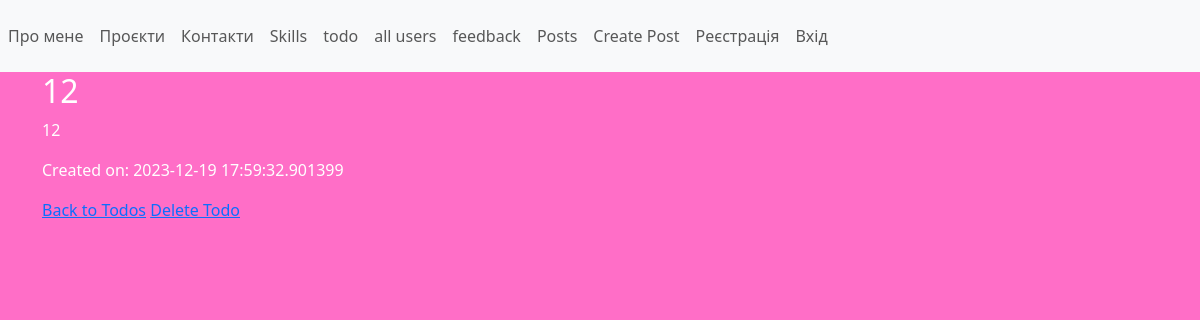
/todo/1, run on the app's committed database.
### app/models.py (models this page shows, shortened)
class Todo(db.Model):
    id = db.Column(db.Integer, primary_key=True)
    title = db.Column(db.String(100), nullable=False)
    description = db.Column(db.String(200))
    date_created = db.Column(db.DateTime, default=datetime.utcnow)

### app/todos/views.py (the view)
@todos_bp.route('/todo/<int:todo_id>')
def todo(todo_id):
    todo = Todo.query.get_or_404(todo_id)
    return render_template('todo.html', todo=todo, navigation=navigation)

### app/todos/templates/todo.html
{% extends 'base.html' %}
{% block content %}
  <h2>{{ todo.title }}</h2>
  <p>{{ todo.description }}</p>
  <p>Created on: {{ todo.date_created }}</p>
<a href="{{ url_for('todos.todos') }}">Back to Todos</a>
<a href="{{ url_for('todos.delete_todo', todo_id=todo.id) }}">Delete Todo</a>
{% endblock %}

### app/static/css/styles.css (style rules this page uses)
body { background-color: #ff6ec7; color: #fff; }
h1, h2, h3, h4, h5, h6 { animation: pulse 2s infinite; }

### data on the page
Todo: title "12", description "12", date_created "2023-12-19 17:59:32.901399"

### other printed values
{{ page }} "Про мене" "Проєкти" "Контакти" "Skills" "todo" "all users" "feedback" "Posts" "Create Post"
